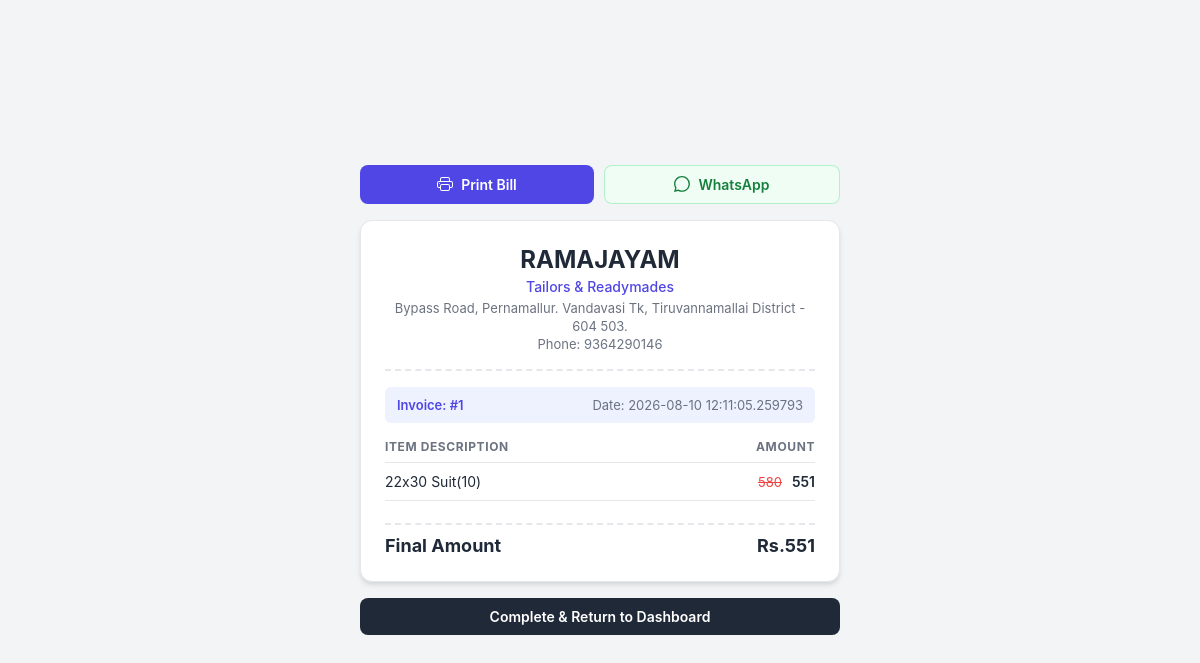
/bill_show_page/1, run on an earlier commit of the app's database.
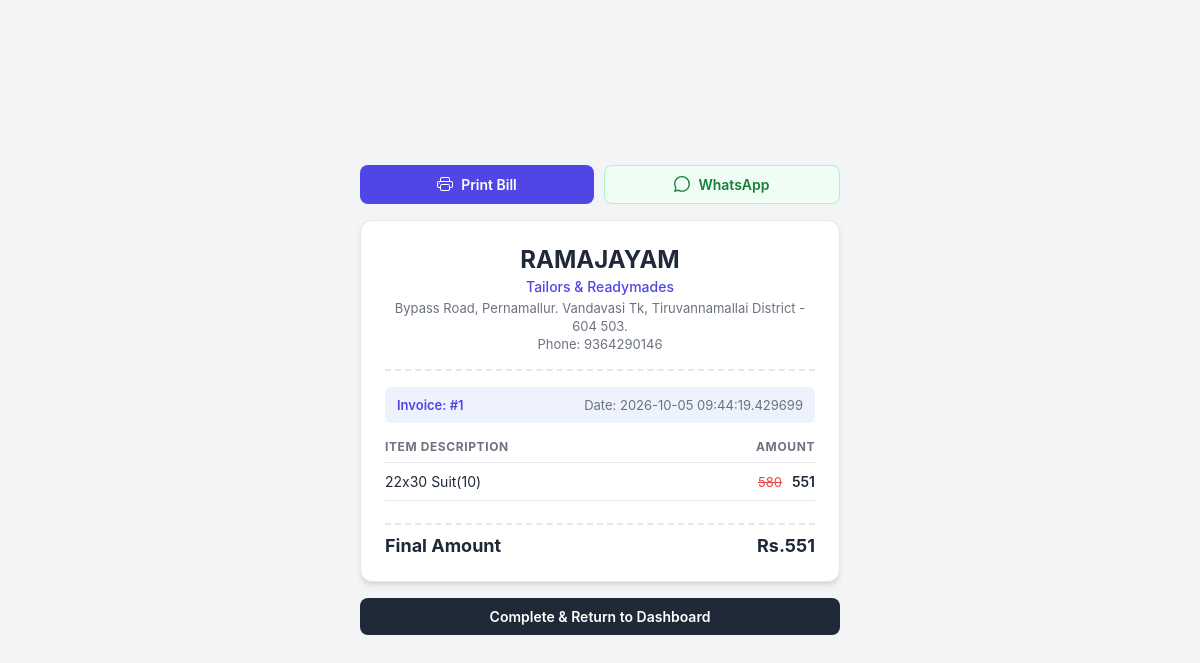
And on a later commit of the database.
### app.py (models this page shows, shortened)
class ShopDealer(UserMixin,db.Model) :
    id = db.Column(db.Integer, primary_key=True)
    shop_username = db.Column(db.String(150), unique=True, nullable=False)
    password = db.Column(db.String(150), nullable=False)
    shop_name = db.Column(db.String(150),nullable=False)
    shop_title = db.Column(db.String(150),nullable=False)
    shop_location = db.Column(db.String(150),nullable=False)
    shop_phone_number = db.Column(db.String(10),nullable=False)
    shop_gst_number = db.Column(db.String(15),default=None)

class Billing(db.Model) :
    id = db.Column(db.Integer,primary_key=True)
    customer_no = db.Column(db.String(10))
    customer_name = db.Column(db.String(100))
    customer_address = db.Column(db.String(100), nullable=True)
    billing_amount = db.Column(db.Integer)
    applies_discount = db.Column(db.Integer, default=0)  # New field to indicate if a discount was applied
    applies_discount_amount = db.Column(db.Integer, default=0)
    total_quantity = db.Column(db.Integer)
    billing_date = db.Column(db.DateTime, default=datetime.utcnow)
    billing_products = db.relationship('SelledProduct', backref='billing', lazy=True)

class Product(db.Model) :
    id = db.Column(db.Integer,primary_key=True)
    billing_id = db.Column(db.Integer, db.ForeignKey('billing.id'), nullable=True)
    product_name = db.Column(db.String(100))
    product_id = db.Column(db.String(100), nullable=True)
    product_selling_amount = db.Column(db.Integer)
    product_raw_amount = db.Column(db.Integer,nullable=True)
    backup_product_selling_amount = db.Column(db.Integer, nullable=True,default=None)  # New field to store the original selling amount for discount restoration
    backup_product_raw_amount = db.Column(db.Integer, default=None,nullable=True)  # New field to store the original raw amount for discount restoration
    discount = db.Column(db.Integer,nullable=True)
    product_location = db.Column(db.String(100),nullable=True,default=None)
    product_entry_date = db.Column(db.String(100),nullable=True)
    product_exit_date = db.Column(db.DateTime, default=None,nullable=True)
    customer_phone_number = db.Column(db.String(10), db.ForeignKey('customer.customer_phone_number'), default=None, nullable=True)
    status = db.Column(db.String(20), default='active')  # active, sold, expired, etc.

### app.py (the view)
@app.route('/bill_show_page/<int:billing_id>')
def bill_show_page(billing_id):
    billing = Billing.query.get_or_404(billing_id)
    selled = SelledProduct.query.filter_by(billing_id=billing_id)
    shop = ShopDealer.query.all()
    products = Product.query.filter_by(billing_id=billing_id)
    return render_template('bill_show_page.html', billing=billing,selled=selled,shop=shop,products=products)

### templates/bill_show_page.html (shortened to what this page needs)
<!DOCTYPE html>
<html lang="en">
<head>
</head>
<body>
    <div class="container">
        <div class="action-panel">
            <button class="btn print-btn" onclick="window.print()">
                Print Bill
            </button>
            <a href="/whatsapp_bill/{{ billing.id }}" class="btn whatsapp-btn">
                WhatsApp
            </a>
        </div>
        <div class="receipt-card">
            <header class="shop-header">
                {% for s in shop %}
                <h1 class="shop-name">{{ s.shop_name }}</h1>
                <p class="shop-title">{{ s.shop_title }}</p>
                <p class="shop-details">{{ s.shop_location }}</p>
                <p class="shop-details">Phone: {{ s.shop_phone_number }}</p>
                {% endfor %}
            </header>
            <div class="invoice-meta">
                <div class="meta-group">
                    <span class="invoice-id">Invoice: #{{ billing.id }}</span>
                </div>
                <div class="meta-group text-right">
                    <span>Date: {{ billing.billing_date }}</span>
                </div>
            </div>
            <table class="items-table">
                <thead>
                    <tr>
                        <th>Item Description</th>
                        <th class="text-right">Amount</th>
                    </tr>
                </thead>
                <tbody>
                    {% for p in products %}
                    <tr>
                        <td>{{ p.product_name }}</td>
                        <td class="text-right">
                            {% if p.backup_product_selling_amount == p.product_selling_amount %}
                                <span class="price-current">{{ p.backup_product_selling_amount }}</span>
                            {% else %}
                                <span class="price-strike">{{ p.backup_product_selling_amount }}</span>
                                <span class="price-current">{{ p.product_selling_amount }}</span>
                            {% endif %}
                        </td>
                    </tr>
                    {% endfor %}
                </tbody>
            </table>
            <div class="summary-section">
                {% if billing.applies_discount_amount > 0 and billing.billing_amount - billing.applies_discount_amount==100 %}
                    <div class="summary-row">
                        <span>Total Bill Amount</span>
                        <span>{{ billing.billing_amount }}</span>
                    </div>
                    <div class="summary-row discount">
                        <span>Discount Applied ({% if billing.applies_discount %}{{ billing.applies_discount }}%{% else %}{{ ((billing.applies_discount_amount / billing.billing_amount) * 100)|round(1) }}%{% endif %})</span>
                        <span>-{{ (billing.billing_amount - billing.applies_discount_amount)|round(1) }} </span>
                    </div>
                    <div class="summary-row total">
                        <span>Final Amount</span>
                        <span>{{ billing.applies_discount_amount }} </span>
                    </div>
                {% else %}
                    <div class="summary-row total">
                        <span>Final Amount</span>
                        <span>Rs.{{ billing.applies_discount_amount }} </span>
                    </div>
                {% endif %}
            </div>
        </div>
        <div class="nav-actions">
            <a href="/shop_dashboard" class="btn complete-btn">Complete & Return to Dashboard</a>
        </div>
    </div>
</body>
</html>

### templates/bill_show_page.html (style rules this page uses)
:root { --primary: #4f46e5; --primary-hover: #4338ca; --primary-light: #eef2ff; --whatsapp: #25d366; --whatsapp-hover: #1da851; --whatsapp-light: #f0fdf4; --text-main: #1f2937; --text-muted: #6b7280; --border: #e5e7eb; --bg-body: #f3f4f6; --bg-card: #ffffff; --strike: #ef4444; --success: #16a34a; }
* { box-sizing: border-box; margin: 0; padding: 0; font-family: -apple-system, BlinkMacSystemFont, "Segoe UI", Roboto, Helvetica, Arial, sans-serif; }
body { background-color: var(--bg-body); color: var(--text-main); display: flex; justify-content: center; align-items: center; min-height: 100vh; padding: 16px; }
.container { width: 100%; max-width: 480px; margin: 0 auto; }
.action-panel { display: flex; gap: 10px; margin-bottom: 16px; }
.btn { display: inline-flex; align-items: center; justify-content: center; gap: 8px; padding: 10px 16px; border-radius: 8px; font-size: 0.875rem; font-weight: 600; text-decoration: none; cursor: pointer; transition: all 0.2s ease; border: none; flex: 1; }
.print-btn { background-color: var(--primary); color: #ffffff; }
.whatsapp-btn { background-color: var(--whatsapp-light); color: #15803d; border: 1px solid rgba(37, 211, 102, 0.3); }
.receipt-card { background: var(--bg-card); padding: 24px; border-radius: 12px; box-shadow: 0 4px 6px -1px rgba(0, 0, 0, 0.1), 0 2px 4px -1px rgba(0, 0, 0, 0.06); border: 1px solid var(--border); }
.shop-header { text-align: center; padding-bottom: 16px; border-bottom: 2px dashed var(--border); margin-bottom: 16px; }
.shop-name { font-size: 1.5rem; font-weight: 700; color: var(--text-main); margin-bottom: 4px; }
.shop-title { font-size: 0.875rem; color: var(--primary); font-weight: 500; margin-bottom: 4px; }
.shop-details { font-size: 0.8125rem; color: var(--text-muted); line-height: 1.4; }
.invoice-meta { display: flex; justify-content: space-between; background-color: var(--primary-light); padding: 10px 12px; border-radius: 6px; margin-bottom: 16px; font-size: 0.8125rem; }
.meta-group { display: flex; flex-direction: column; }
.invoice-id { font-weight: 600; color: var(--primary); }
.meta-group.text-right { text-align: right; color: var(--text-muted); }
.items-table { width: 100%; border-collapse: collapse; margin-bottom: 16px; }
.items-table th { text-align: left; font-size: 0.75rem; text-transform: uppercase; letter-spacing: 0.05em; color: var(--text-muted); padding-bottom: 8px; border-bottom: 1px solid var(--border); }
.items-table th.text-right { text-align: right; }
.items-table td { padding: 10px 0; font-size: 0.875rem; border-bottom: 1px solid var(--border); }
.items-table td.text-right { text-align: right; }
.price-strike { text-decoration: line-through; color: var(--strike); margin-right: 6px; font-size: 0.8125rem; }
.price-current { font-weight: 600; }
.summary-section { display: flex; flex-direction: column; gap: 0px; padding-top: 2px; margin-bottom: 1px; }
.summary-row { display: flex; justify-content: space-between; font-size: 0.875rem; color: var(--text-muted); }
.summary-row.total { font-size: 1.125rem; font-weight: 700; color: var(--text-main); padding-top: 10px; border-top: 2px dashed var(--border); margin-top: 4px; }
.nav-actions { margin-top: 16px; display: flex; gap: 10px; }
.complete-btn { background-color: var(--text-main); color: #ffffff; text-align: center; }

What changed in the data, as far as the page shows it:
changed Billing id 1: billing_date "2026-08-10 12:11:05.259793" → "2026-10-05 09:44:19.429699"
